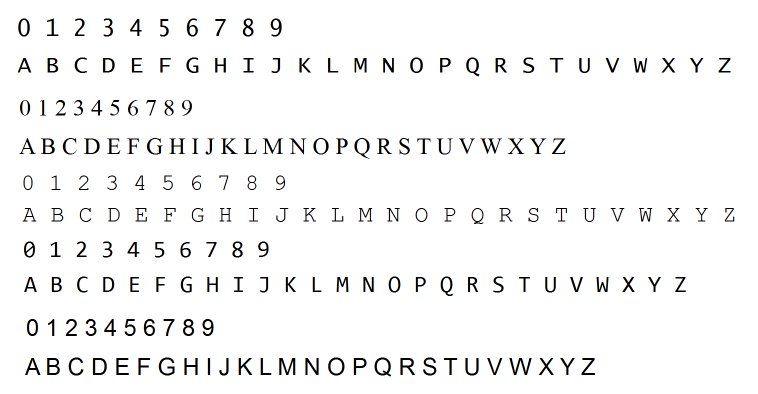
//> input picture Project1/training_chars.png, 1516 x 788 px, given in place of 2.mp4, which was not available (shown at 1/2 size)
$ ./Źródło   (built with g++ and OpenCV 4)
//> lines starting //> are read from the running program, lines starting //| are printed output that depends on the picture; after the words box and inside, x2 and y2 are one past the last pixel; in counts of white or black regions, pixels touching at a corner belong together; pictures that were not available may be replaced by others from this repository, and a replacement may not be noted
#include <opencv2/imgcodecs.hpp>
#include <opencv2/highgui.hpp>
#include <opencv2/imgproc.hpp>
#include <opencv2/objdetect.hpp>
#include <opencv2/opencv.hpp>
#include <iostream>

#define PATH "2.mp4"

using namespace cv;
using namespace std;

class MaxArea {
public:
	Mat mat;

	bool isContour;
	int idx;
	double area;

	double peri;

	vector<Point> contour;
	vector<Point> conPoly;
	vector<Point> wrong;
	Rect rect;

	MaxArea() {
		this->isContour = false;
		this->idx = 0;
		this->area = 0;
	}

	MaxArea(vector<vector<Point>> contours, Mat mat) {
		this->mat = mat;
		this->isContour = false;
		this->idx = 0;
		this->area = 0;
		Set(contours);
	}

	// [22 lines left out: functions MaxArea, Reset, not called in this run]

	void Set(vector<vector<Point>> contours) {
		int size = contours.size();

		if (size <= 0)
			return;

		idx = 0;
		for (int i = 0; i < size; i++)
		{
			double tempArea = contourArea(contours[i]);
			if (tempArea > area)
			{
				area = tempArea;
				idx = i;
			}
		}

		this->contour = contours[idx];
	}

	// [6 lines left out: function UpdateMax, not called in this run]

	vector<Point> getConPolyVector() {
		if (!isContour)
			return vector<Point>();

		approxPolyDP(contour, conPoly, 0.02 * peri, true);

		wrong = conPoly;
		conPoly = Optimize(conPoly);

		return conPoly;
	}


	struct line {
		Point A;
		Point B;
		bool out;

		// [10 lines left out: functions line, length, not called in this run]
	};

	bool ccw(Point A, Point  B, Point  C) {
		return (C.y - A.y) * (B.x - A.x) > (B.y - A.y) * (C.x - A.x);
	}

	// [66 lines left out: functions intersect, findMax, Optimize, not called in this run]
};

int currentVideo = 0;
int prevVideo = 0;

VideoCapture cap;

Mat Result;
int clipIndex = 0;

Mat kernel = getStructuringElement(MORPH_RECT, Size(3, 3));
MaxArea maxArea = MaxArea();

int b = 1;
int sigma = 6;
int areaLimit = 10000;

int reflectionMin = 50;
int reflectionMax = 180;

int hmin = 19, hmax = 6, smin = 121, smax = 99, vmin = 213, vmax = 238;

Mat preProcessing(Mat source) {
	Mat gray;
	Mat blur;
	Mat canny;
	Mat Dilate;
	Mat Erode;

	cvtColor(source, gray, COLOR_BGR2GRAY);
	GaussianBlur(gray, blur, Size(3, 3), 3, 0);
	Canny(blur, canny, 25, 75);
	dilate(canny, Dilate, kernel);
	erode(Dilate, Erode, kernel);
	return Erode;
}

// [32 lines left out: functions getWarp, HSVtrackbars, not called in this run]

Mat getClip(int index = -1) {
	Mat toReturn;

	if (index >= 0) {
		++clipIndex;
		if (clipIndex > index) {
			Result.copyTo(toReturn);
			return toReturn;
		}
	}
	if (b) {
		cap.read(Result);
		resize(Result, Result, Size(), 0.5, 0.5);
	}
	Result.copyTo(toReturn);
	return toReturn;
}

void LoadVideo(string name) {
	String recPath = "nagrania/";
	cap = VideoCapture(recPath + name);
}

Mat getMask(Mat img)
{
	Mat HSV;
	cvtColor(img, HSV, COLOR_BGR2HSV);

	Scalar lower(hmin, hmax, smin);
	Scalar upper(smax, vmin, vmax);
	Mat mask;
	inRange(HSV, lower, upper, mask);
	return mask;
}

vector<Point> getContours(Mat source) {

	vector<vector<Point>> contours;
	vector<Vec4i> hierarchy;

	Mat temp;
	Result.copyTo(temp);

	findContours(source, contours, hierarchy, RETR_EXTERNAL, CHAIN_APPROX_SIMPLE);

	MaxArea area(contours, source);

	if (area.area > areaLimit) {
		maxArea = area;
		maxArea.UpdateMax(contours.size());
	}

	return maxArea.getConPolyVector();
}

void RemoveReflections(Mat source) {
	Mat gray;
	cvtColor(source, gray, COLOR_RGB2GRAY);

	for (int j = 0; j < gray.rows; j++)
		for (int i = 0; i < gray.cols; i++)
		{
			int x = gray.at<uchar>(j, i);
			if (x > reflectionMax) {
				gray.at<uchar>(j, i) = reflectionMax;
				source.at<Vec3b>(j, i)[0] = reflectionMax;
				source.at<Vec3b>(j, i)[1] = reflectionMax;
				source.at<Vec3b>(j, i)[2] = reflectionMax;
			}
			if (x < reflectionMin) {
				gray.at<uchar>(j, i) = reflectionMin;
				source.at<Vec3b>(j, i)[0] = reflectionMin;
				source.at<Vec3b>(j, i)[1] = reflectionMin;
				source.at<Vec3b>(j, i)[2] = reflectionMin;
			}
		}
}

Mat Marge(Mat mask, Mat Erode) {
	Mat result;
	Erode.copyTo(result);
	for (int j = 0; j < mask.rows; j++)
		for (int i = 0; i < mask.cols; i++)
			if (mask.at<uchar>(j, i) < 128)
				result.at<uchar>(j, i) = 0;
	return result;
}

// [20 lines left out: function isOKcolor, not called in this run]

int main() {

	vector<Point> initialPoints, docPoints;
	Mat Original;

	namedWindow("Trackbars", 0x00000100);
	createTrackbar("Video", "Trackbars", &currentVideo, 2);

	//HSVtrackbars();

	LoadVideo(PATH);

	while (true) {

		if (currentVideo != prevVideo) {
			destroyAllWindows();
			namedWindow("Trackbars", 0x00000100);
			createTrackbar("Video", "Trackbars", &currentVideo, 2);
			LoadVideo(to_string(currentVideo + 1) + ".mp4");
			prevVideo = currentVideo;
		}

		Original = getClip();
//> in getClip, Result is the input picture: 788 rows x 1516 cols, CV_8UC3; mean B, G, R 245.2, 245.2, 245.2
		waitKey(30);

		Mat withoutReflections;
		Original.copyTo(withoutReflections);

		RemoveReflections(withoutReflections);
//> after the loop in RemoveReflections, `for (int j = 0; j < gray.rows; j++)`:
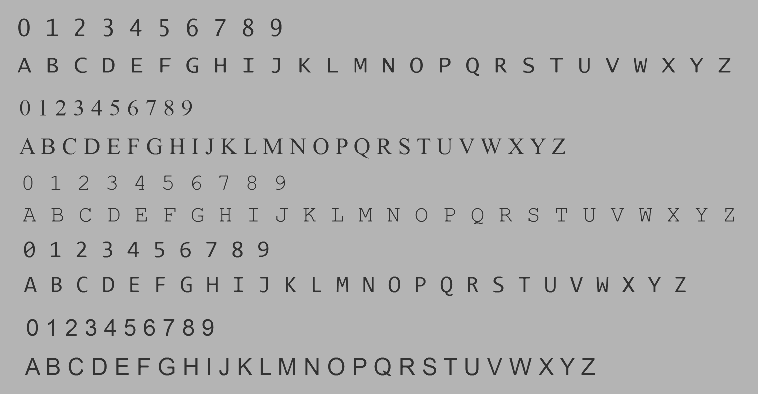
//> gray: 394 rows x 758 cols, CV_8UC1; min 50, max 180, mean 175.3

		Mat Erode = preProcessing(withoutReflections);
//> in preProcessing, `Canny(blur, canny, 25, 75);`:
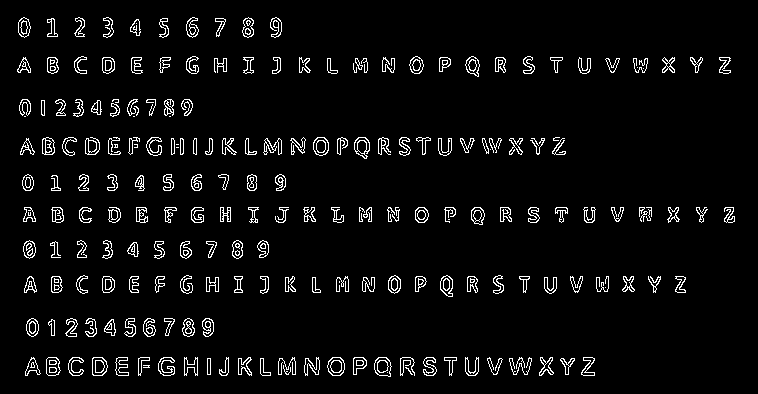
//> canny: 394 rows x 758 cols, CV_8UC1; 4.7% white in thin lines or dots, all inside (x1, y1, x2, y2) = (17, 17, 735, 377)
//> in preProcessing, `dilate(canny, Dilate, kernel);`:
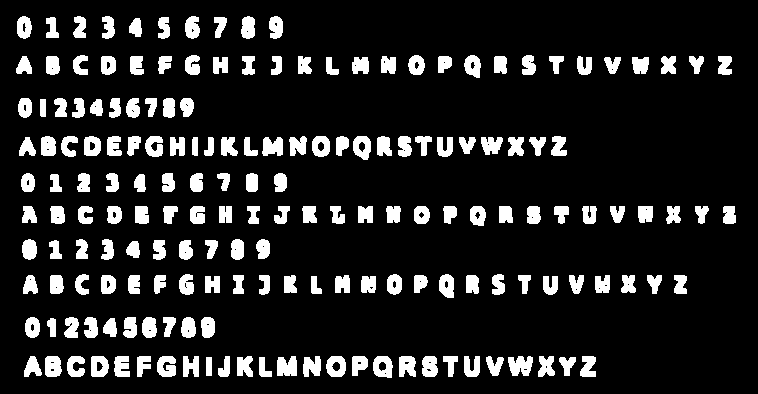
//> Dilate: 394 rows x 758 cols, CV_8UC1; 13.2% white; 180 white regions, largest, box (x1, y1, x2, y2) and area: (508, 356, 533, 376) 374, (277, 356, 297, 376) 345, (373, 356, 393, 378) 321
//> in preProcessing, `dilate(canny, Dilate, kernel);`: kernel = [[1, 1, 1], [1, 1, 1], [1, 1, 1]]
//> in preProcessing, `erode(Dilate, Erode, kernel);`:
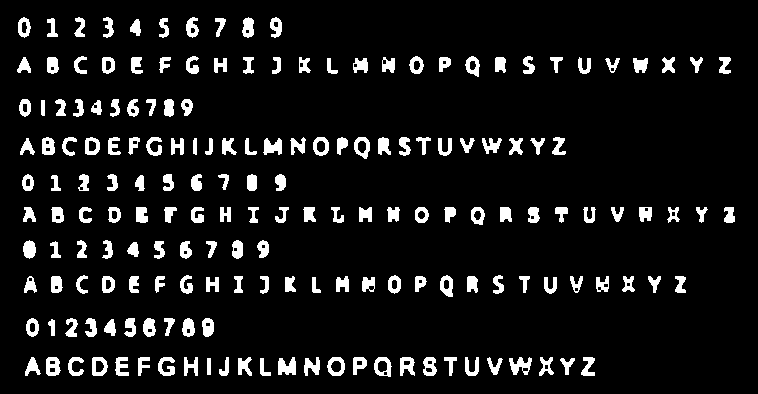
//> Erode: 394 rows x 758 cols, CV_8UC1; 8.4% white; 180 white regions, largest, box (x1, y1, x2, y2) and area: (278, 357, 296, 375) 243, (509, 357, 532, 375) 236, (263, 138, 282, 155) 222

		Mat mask = getMask(Original);
//> in getMask, `cvtColor(img, HSV, COLOR_BGR2HSV);`: HSV: 394 rows x 758 cols, CV_8UC3; mean H, S, V 2.6, 5.5, 246.4
//> in getMask, `inRange(HSV, lower, upper, mask);`:
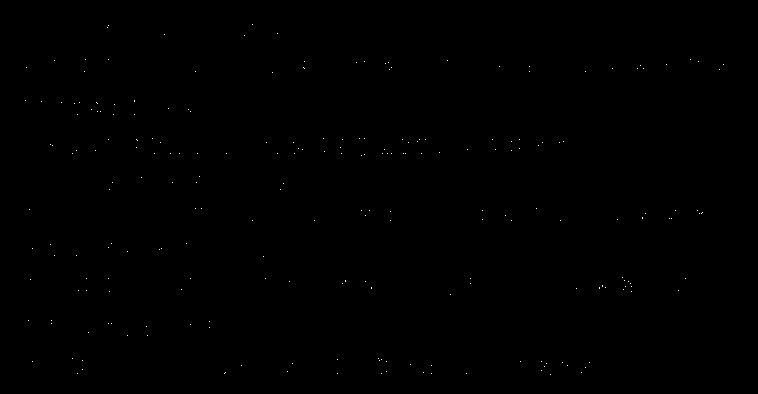
//> mask: 394 rows x 758 cols, CV_8UC1; 0.08% white in thin lines or dots, all inside (x1, y1, x2, y2) = (25, 24, 724, 375)
		Mat dilateMask;
		mask.copyTo(dilateMask);

		Mat kernel2 = getStructuringElement(MORPH_RECT, Size(sigma + 1, sigma + 1));
		dilate(mask, dilateMask, kernel2);
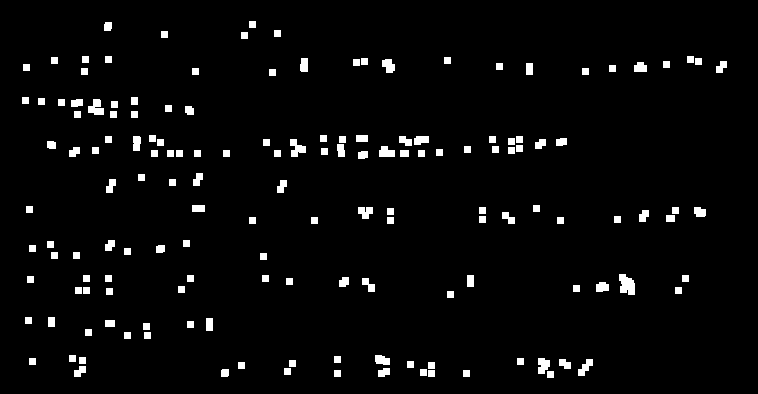
//> dilateMask: 394 rows x 758 cols, CV_8UC1; 3.4% white; 155 white regions, largest, box (x1, y1, x2, y2) and area: (619, 274, 635, 295) 253, (88, 99, 104, 115) 175, (290, 139, 306, 157) 170

		Mat marged = Marge(dilateMask, Erode);
//> after the loop in Marge, `for (int j = 0; j < mask.rows; j++)`:
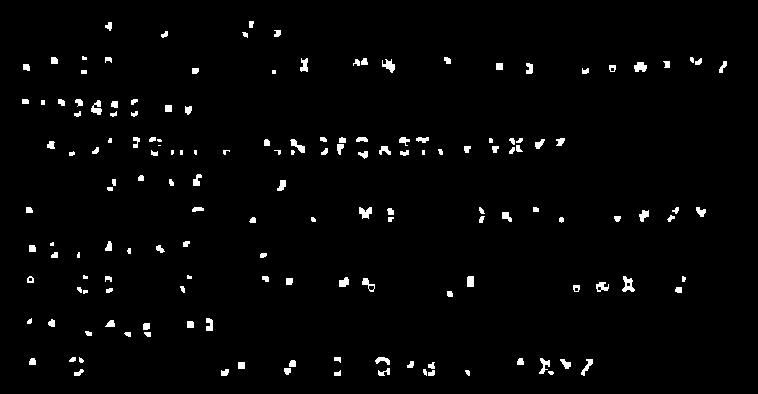
//> result: 394 rows x 758 cols, CV_8UC1; 2.1% white; 158 white regions (19 under 20 px)

		initialPoints = getContours(marged);
//> in getContours, `findContours(source, contours, hierarchy, RETR_EXTERNAL, CHAIN_APPROX_..`: contours = 158 contours, 60 with area under 20; largest, box (x1, y1, x2, y2) and area: (622, 276, 635, 292) 100, (359, 207, 372, 219) 79, (634, 62, 647, 72) 78, (382, 59, 395, 73) 74, (91, 100, 102, 115) 70
//> in Set, `int size = contours.size();`: size = 158
//> the loop in Set, `for (int i = 0; i < size; i++)` made 158 passes
//> (tempArea, area) on passes 3, 6, 8, 11, 14, 16, 39, 40, 44: (22, 22), (32, 32), (32.5, 32.5), (36, 36), (57, 57), (59, 59), (66, 66), (69.5, 69.5), (99.5, 99.5)
//> tempArea on passes 4, 7, 9, 10, 12, 13: 20, 28, 29.5, 23, 24.5, 32.5
//> after the loop in Set, `for (int i = 0; i < size; i++)`: area = 99.5; idx = 43
//> in Set, `this->contour = contours[idx];`: this->contour = contour of 28 points, box (x1, y1, x2, y2) (622, 276, 635, 292), area 100
		imshow("Image", Original);

		if (initialPoints.size() != 4) {
			continue;
		}

		convexHull(initialPoints, docPoints);
		auto p = docPoints;
		docPoints = { p[0],p[1],p[3],p[2] };

		Mat imgWarp = getWarp(Original, docPoints, (float)Original.cols, (float)Original.rows);

		int cropVal = 5;
		Rect roi(cropVal, cropVal, Original.cols - (2 * cropVal), Original.rows - (2 * cropVal));

		Mat imgCrop = imgWarp(roi);

		if (isOKcolor(getMask(imgCrop))) {
			imshow("Result", imgCrop);
			maxArea.Reset();
		}
	}
	return 0;
}
